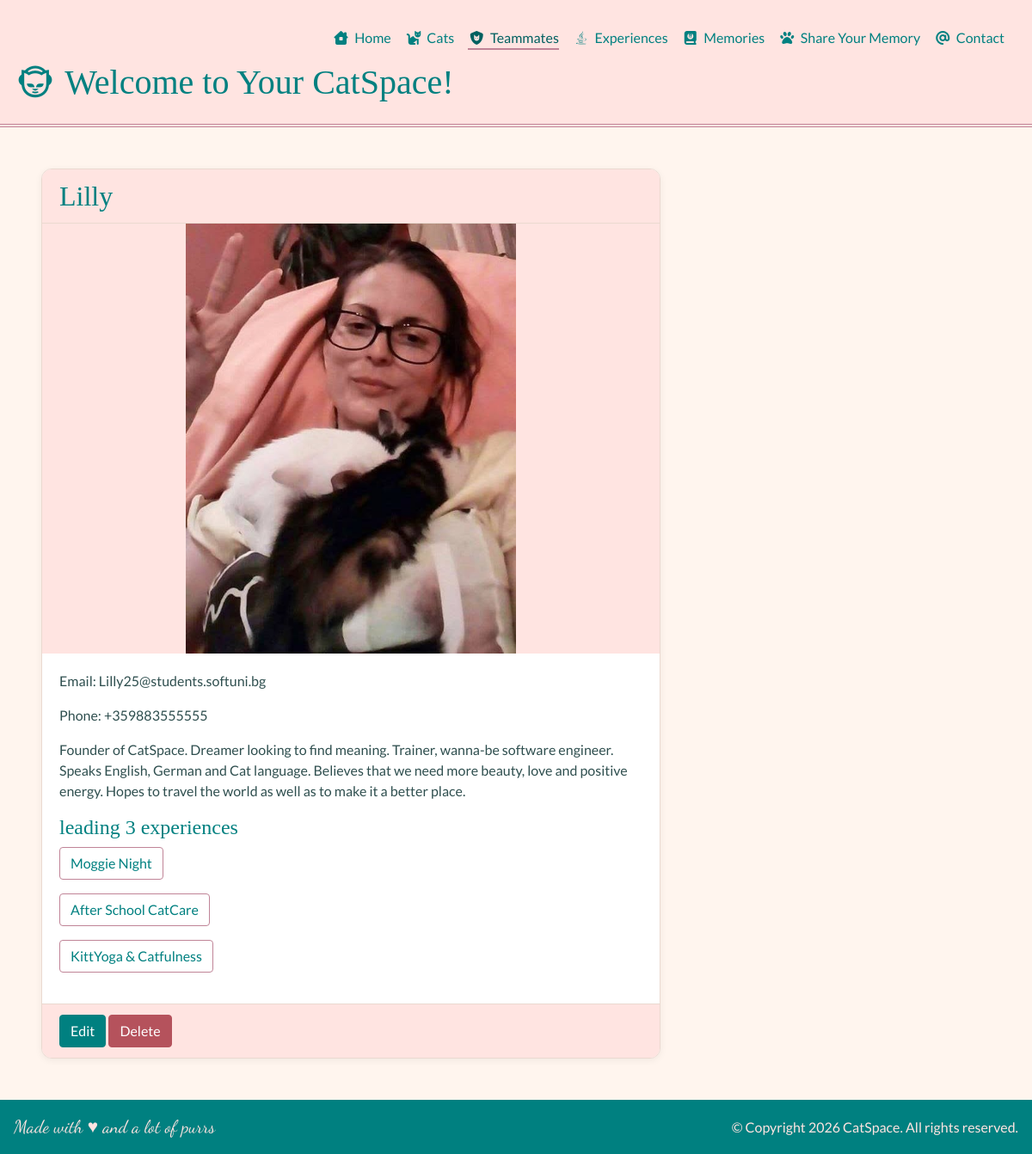
Page /teammates/1/ on the earlier database version.
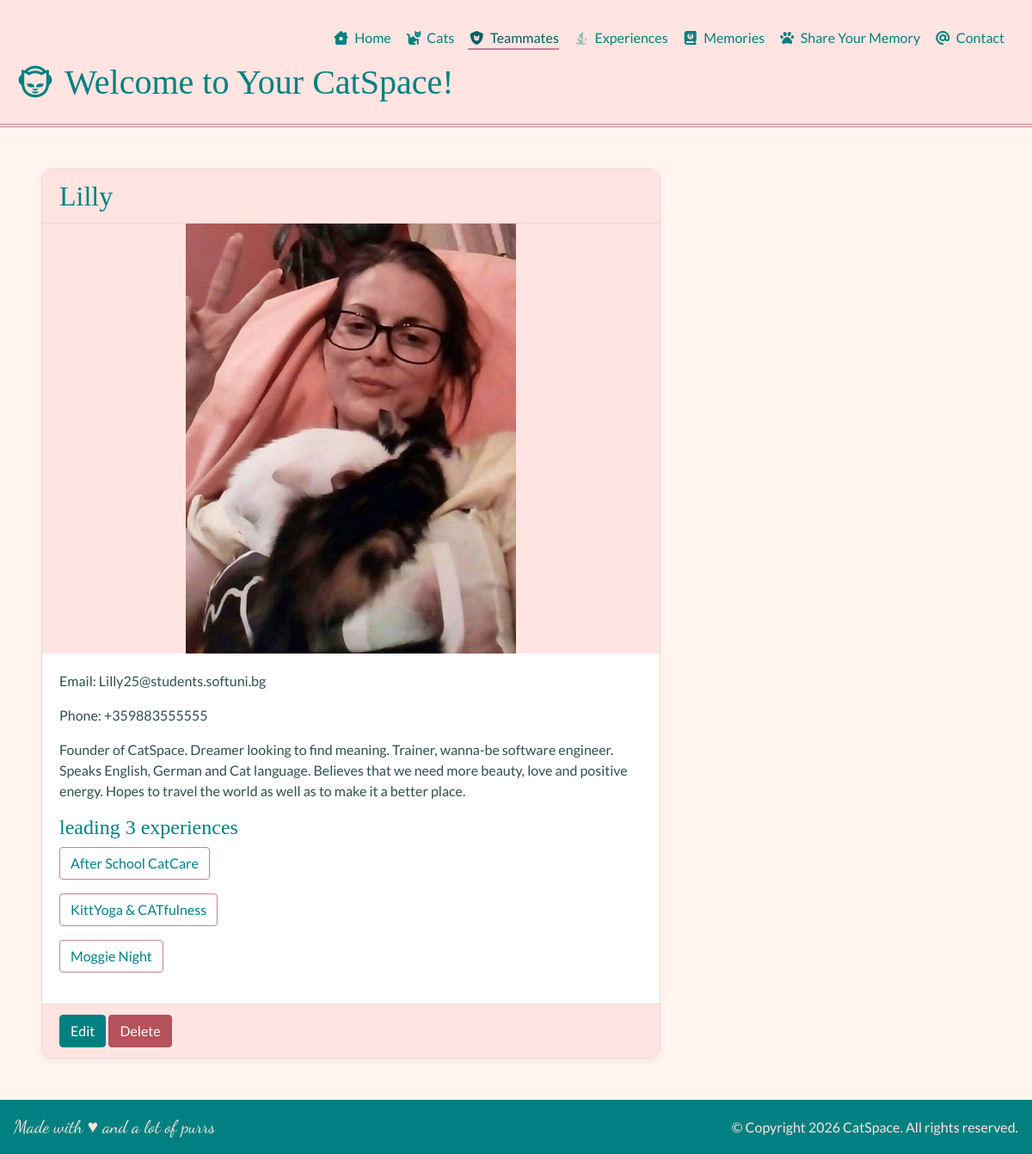
Same page on the later database version.
### experiences/models.py (models this page shows, shortened)
class Experience(TimeStampMixin):
    name = models.CharField(max_length=30, unique=True)
    description = models.TextField(blank=True)
    cover_image_url = models.URLField(null=True, blank=True)
    price = models.DecimalField(max_digits=5, decimal_places=2, validators=[MinValueValidator(0)])
    teammate = models.ForeignKey("teammates.Teammate", on_delete=models.SET_NULL, null=True, blank=True,
                                 related_name="experiences")
    is_available = models.BooleanField(default=True, blank=True)
    slug = models.SlugField(blank=True, unique=True)
    class Meta:
        ordering = ["-updated_at"]
    def __str__(self) -> str:
        return self.name

### teammates/views.py (the view)
# urls.py: path("", views.TeammateDetail.as_view(), name="detail"),
class TeammateDetail(DetailView):
    queryset = Teammate.objects.prefetch_related("experiences")

### templates/teammates/teammate_detail.html
{% extends "base.html" %}
{% block content %}
    <div class="card detail-card">
        <h2 class="card-header">{{ teammate.name }}</h2>
        {% if teammate.image_url %}
            <img src="{{ teammate.image_url }}" alt="Profile Image" class="detail-img">
        {% endif %}
        <div class="card-body">
            <p>Email: {{ teammate.email }}</p>
            {% if teammate.phone %}<p>Phone: {{ teammate.phone }}</p>{% endif %}
            {% if teammate.description %}<p>{{ teammate.description }}</p>{% endif %}
            {% if teammate.experiences.count %}
                <h4>leading {{ teammate.experiences.count }} experiences </h4>
                {% for experience in teammate.experiences.all %}
                    <p><a href="{% url 'experiences:detail' experience.slug %}"
                          class="btn btn-info">{{ experience }}</a></p>
                {% endfor %}
            {% endif %}
        </div>
        <div class="card-footer">
            <a href="{% url 'teammates:update' teammate.pk %}" class="btn btn-primary">Edit</a>
            <a href="{% url 'teammates:delete' teammate.pk %}" class="btn btn-danger">Delete</a>
        </div>
    </div>
{% endblock %}

Differences in the rows shown:
changed Experience: name "KittYoga & Catfulness" → "KittYoga & CATfulness"
shown differently, row unchanged: Experience "Moggie Night": moves down the list
